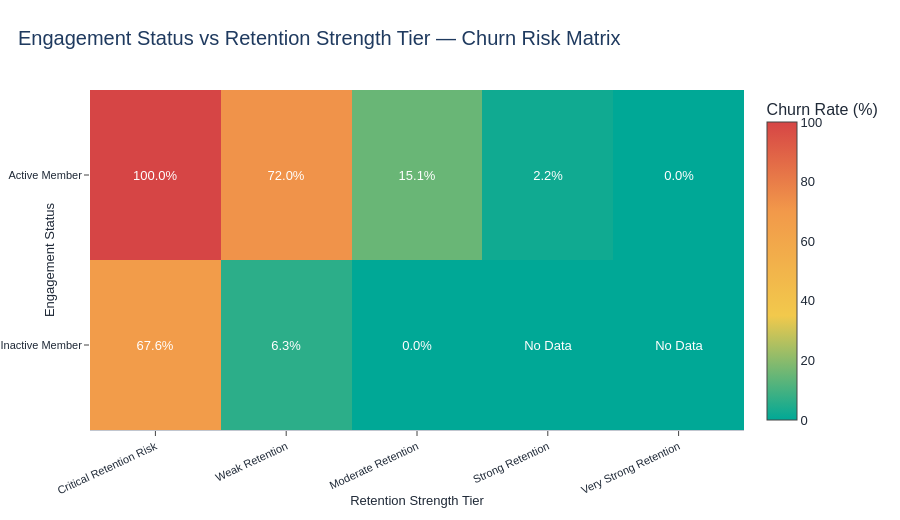

The notebook cell saved with this chart:
### Markdown cell above
### Engagement Status vs Retention Strength Matrix

### Code cell
# Step 9I: Premium Plotly Matrix - Engagement Status vs Retention Strength Tier

# -----------------------------
# 1. Create Engagement vs Retention Strength Matrix
# -----------------------------

engagement_retention_matrix = (
    df.groupby(["Engagement_Status", "Retention_Strength_Tier"])
    .agg(
        Customer_Count=("CustomerId", "count"),
        Churned_Customers=("Exited", "sum"),
        Retained_Customers=("Exited", lambda x: (x == 0).sum()),
        Avg_Retention_Strength_Score=("Retention_Strength_Score", "mean"),
        Avg_Relationship_Strength=("Relationship_Strength_Index", "mean"),
        Avg_Num_Products=("NumOfProducts", "mean"),
        Avg_Balance=("Balance", "mean")
    )
    .reset_index()
)

engagement_retention_matrix["Churn_Rate"] = (
    engagement_retention_matrix["Churned_Customers"] /
    engagement_retention_matrix["Customer_Count"] * 100
).round(2)

engagement_retention_matrix["Retention_Rate"] = (
    engagement_retention_matrix["Retained_Customers"] /
    engagement_retention_matrix["Customer_Count"] * 100
).round(2)

for col in [
    "Avg_Retention_Strength_Score",
    "Avg_Relationship_Strength",
    "Avg_Num_Products",
    "Avg_Balance"
]:
    engagement_retention_matrix[col] = engagement_retention_matrix[col].round(2)

# -----------------------------
# 2. Ensure Correct Category Order
# -----------------------------

engagement_retention_matrix["Engagement_Status"] = pd.Categorical(
    engagement_retention_matrix["Engagement_Status"],
    categories=ENGAGEMENT_ORDER,
    ordered=True
)

engagement_retention_matrix["Retention_Strength_Tier"] = pd.Categorical(
    engagement_retention_matrix["Retention_Strength_Tier"],
    categories=RETENTION_TIER_ORDER,
    ordered=True
)

engagement_retention_matrix = engagement_retention_matrix.sort_values(
    ["Engagement_Status", "Retention_Strength_Tier"]
)

# -----------------------------
# 3. Build Pivot Tables for Heatmap
# -----------------------------

engagement_churn_pivot = engagement_retention_matrix.pivot(
    index="Engagement_Status",
    columns="Retention_Strength_Tier",
    values="Churn_Rate"
).reindex(index=ENGAGEMENT_ORDER, columns=RETENTION_TIER_ORDER)

engagement_customer_pivot = engagement_retention_matrix.pivot(
    index="Engagement_Status",
    columns="Retention_Strength_Tier",
    values="Customer_Count"
).reindex(index=ENGAGEMENT_ORDER, columns=RETENTION_TIER_ORDER)

engagement_retention_pivot = engagement_retention_matrix.pivot(
    index="Engagement_Status",
    columns="Retention_Strength_Tier",
    values="Retention_Rate"
).reindex(index=ENGAGEMENT_ORDER, columns=RETENTION_TIER_ORDER)

# -----------------------------
# 4. Custom Data for Hover
# -----------------------------

customdata = np.stack(
    [
        engagement_customer_pivot.fillna(0).values,
        engagement_retention_pivot.fillna(0).values
    ],
    axis=-1
)

# -----------------------------
# 5. Interactive Plotly Heatmap
# -----------------------------

fig = go.Figure(
    data=go.Heatmap(
        z=engagement_churn_pivot.fillna(0).values,
        x=RETENTION_TIER_ORDER,
        y=ENGAGEMENT_ORDER,
        colorscale=[
            [0.00, BRAND_COLORS["teal"]],
            [0.35, BRAND_COLORS["amber"]],
            [0.70, BRAND_COLORS["orange"]],
            [1.00, BRAND_COLORS["red"]]
        ],
        text=np.where(
            engagement_churn_pivot.isna(),
            "No Data",
            engagement_churn_pivot.round(1).astype(str) + "%"
        ),
        texttemplate="%{text}",
        textfont=dict(size=13, color="white"),
        customdata=customdata,
        colorbar=dict(
            title="Churn Rate (%)"
        ),
        hovertemplate=(
            "<b>Engagement Status:</b> %{y}<br>"
            "<b>Retention Tier:</b> %{x}<br>"
            "<b>Churn Rate:</b> %{z:.2f}%<br>"
            "<b>Retention Rate:</b> %{customdata[1]:.2f}%<br>"
            "<b>Customer Count:</b> %{customdata[0]:,.0f}"
            "<extra></extra>"
        )
    )
)

fig = apply_premium_plotly_layout(
    fig,
    title="Engagement Status vs Retention Strength Tier — Churn Risk Matrix",
    x_title="Retention Strength Tier",
    y_title="Engagement Status",
    height=520,
    showlegend=False,
    x_tickangle=-25
)

fig.update_layout(
    margin=dict(l=90, r=60, t=90, b=90)
)

fig.show()

engagement_retention_matrix

### Figure 1 — Plotly figure (JSON) as saved in the notebook; plotly's stock layout.template omitted (floating-point values rounded to 4 significant figures)
{"data": [{"colorbar": {"title": {"text": "Churn Rate (%)"}}, "colorscale": [[0, "#00A896"], [0.35, "#F2C94C"], [0.7, "#F2994A"], [1, "#D64545"]], "customdata": [1701.0, 32.39, 2399.0, 93.66, 749.0, 100.0, 0.0, 0.0, 0.0, 0.0, 75.0, 0.0, 458.0, 27.95, 1891.0, 84.88, 1953.0, 97.75, 774.0, 100.0], "hovertemplate": "<b>Engagement Status:</b> %{y}<br><b>Retention Tier:</b> %{x}<br><b>Churn Rate:</b> %{z:.2f}%<br><b>Retention Rate:</b> %{customdata[1]:.2f}%<br><b>Customer Count:</b> %{customdata[0]:,.0f}<extra></extra>", "text": [["67.6%", "6.3%", "0.0%", "No Data", "No Data"], ["100.0%", "72.0%", "15.1%", "2.2%", "0.0%"]], "textfont": {"color": "white", "size": 13}, "texttemplate": "%{text}", "type": "heatmap", "x": ["Critical Retention Risk", "Weak Retention", "Moderate Retention", "Strong Retention", "Very Strong Retention"], "y": ["Inactive Member", "Active Member"], "z": [[67.61, 6.34, 0.0, 0.0, 0.0], [100.0, 72.05, 15.12, 2.25, 0.0]]}], "layout": {"height": 520, "margin": {"b": 90, "l": 90, "r": 60, "t": 90}, "showlegend": false, "title": {"text": "Engagement Status vs Retention Strength Tier — Churn Risk Matrix"}, "uniformtext": {"minsize": 10, "mode": "hide"}, "xaxis": {"linecolor": "rgba(79, 93, 117, 0.35)", "linewidth": 1, "showline": true, "tickangle": -25, "title": {"text": "Retention Strength Tier"}}, "yaxis": {"showline": false, "title": {"text": "Engagement Status"}}}}
